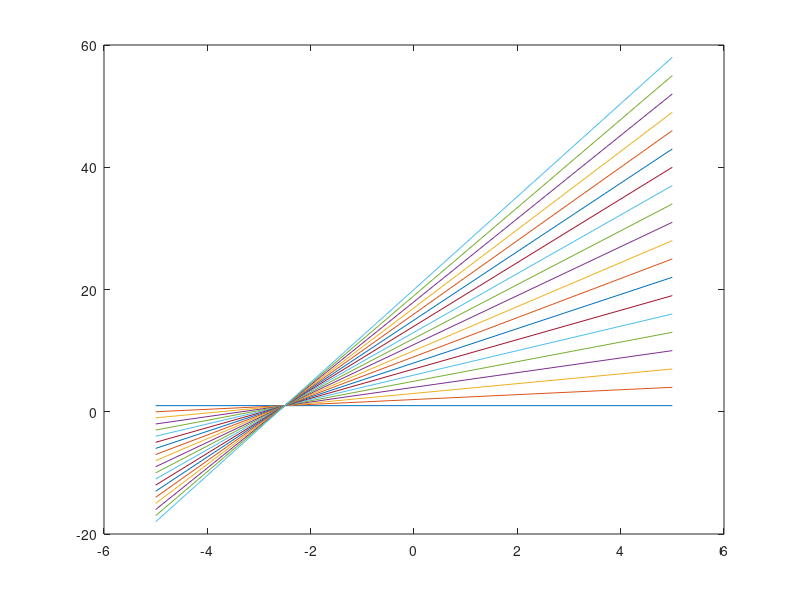

Reproduce this figure in MATLAB.
clear all;
close all;

x = [-5 5];

w0 = [1:1:20];
w1 = [0:0.4:8];

figure(1);
hold off;

for i = 1:length(w0)
    plot(x, w0(i) + w1(i).*x);
    hold all
    fprintf('\ny = %g + %g x',w0(i),w1(i));
end